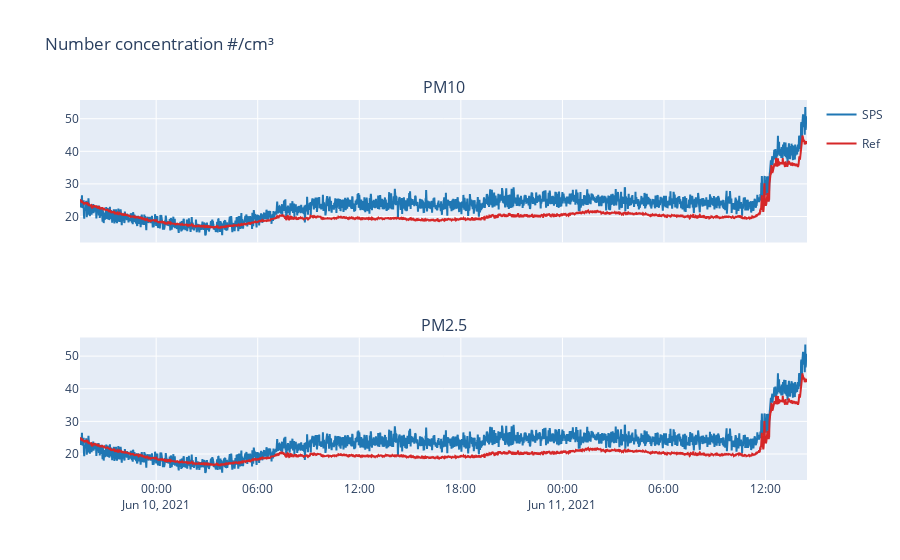

Notebook code cell kept with this figure:
### Code cell
fig = make_subplots(rows=2,cols=1,shared_xaxes=True,subplot_titles=('PM10','PM2.5'))
PM10_COLOR = '#1f77b4'
PM2_COLOR = '#d62728'
fig.add_trace(go.Scatter(x=num.index,y=num['spsPM10'],name='SPS',legendgroup='group1',line_color=PM10_COLOR),row=1,col=1)
fig.add_trace(go.Scatter(x=num.index,y=num['opsPM10'],name='Ref',legendgroup='group2',line_color=PM2_COLOR),row=1,col=1)


fig.add_trace(go.Scatter(x=num.index,y=num['spsPM2'],name='SPS',legendgroup='group1',line_color=PM10_COLOR,showlegend=False),row=2,col=1)
fig.add_trace(go.Scatter(x=num.index,y=num['opsPM2'],name='Ref',legendgroup='group2',line_color=PM2_COLOR,showlegend=False),row=2,col=1)



fig.update_layout(title='Number concentration #/cm³')
fig.show()

### Figure 1 — Plotly figure (JSON) as saved in the notebook; plotly's stock layout.template omitted (floating-point values rounded to 4 significant figures; data arrays with more than 128 entries replaced by an {"elided": "..."} marker saying what was removed)
{"data": [{"legendgroup": "group1", "line": {"color": "#1f77b4"}, "name": "SPS", "type": "scatter", "x": {"elided": "2578 str values"}, "xaxis": "x", "y": {"elided": "2578 float values"}, "yaxis": "y"}, {"legendgroup": "group2", "line": {"color": "#d62728"}, "name": "Ref", "type": "scatter", "visible": true, "x": {"elided": "2578 str values"}, "xaxis": "x", "y": {"elided": "2578 float values"}, "yaxis": "y"}, {"legendgroup": "group1", "line": {"color": "#1f77b4"}, "name": "SPS", "showlegend": false, "type": "scatter", "x": {"elided": "2578 str values"}, "xaxis": "x2", "y": {"elided": "2578 float values"}, "yaxis": "y2"}, {"legendgroup": "group2", "line": {"color": "#d62728"}, "name": "Ref", "showlegend": false, "type": "scatter", "visible": true, "x": {"elided": "2578 str values"}, "xaxis": "x2", "y": {"elided": "2578 float values"}, "yaxis": "y2"}], "layout": {"annotations": [{"font": {"size": 16}, "showarrow": false, "text": "PM10", "x": 0.5, "xanchor": "center", "xref": "paper", "y": 1, "yanchor": "bottom", "yref": "paper"}, {"font": {"size": 16}, "showarrow": false, "text": "PM2.5", "x": 0.5, "xanchor": "center", "xref": "paper", "y": 0.375, "yanchor": "bottom", "yref": "paper"}], "autosize": true, "title": {"text": "Number concentration #/cm³"}, "xaxis": {"anchor": "y", "autorange": true, "domain": [0, 1], "matches": "x2", "range": ["2021-06-09 19:30", "2021-06-11 14:27"], "showticklabels": false, "type": "date"}, "xaxis2": {"anchor": "y2", "autorange": true, "domain": [0, 1], "range": ["2021-06-09 19:30", "2021-06-11 14:27"], "type": "date"}, "yaxis": {"anchor": "x", "autorange": true, "domain": [0.625, 1], "range": [12.03, 55.74], "type": "linear"}, "yaxis2": {"anchor": "x2", "autorange": true, "domain": [0, 0.375], "range": [12.03, 55.71], "type": "linear"}}}
